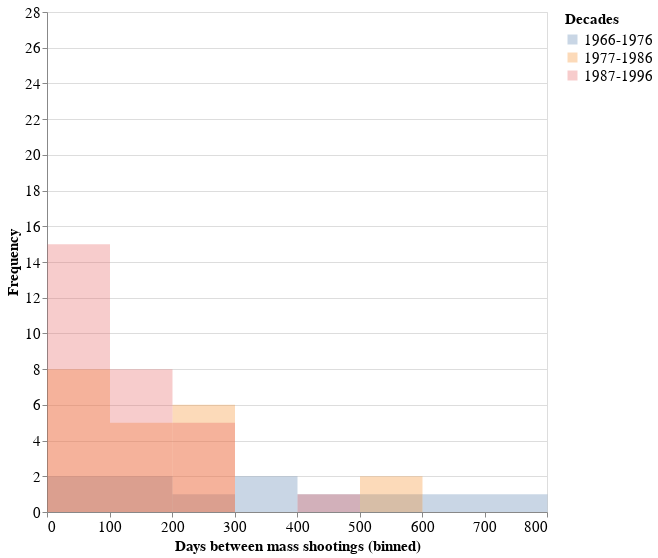

Notebook code cell kept with this figure:
### Code cell
source = pd.DataFrame({
    '1966-1976': decade1['date_diff'],
    '1977-1986': decade2['date_diff'],
    '1987-1996': decade3['date_diff']
  
})

alt.Chart(source).transform_fold(
    ['1966-1976', '1977-1986', '1987-1996'],
    as_=['Decades', 'Days between mass shootings']
).mark_bar(
    opacity=0.3,
    binSpacing=0
).encode(
    alt.X('Days between mass shootings:Q').bin(maxbins=10),
    alt.Y('count()', title='Frequency').scale(domain=(0, 28)).stack(None),
    color=alt.Color('Decades:N').title("Decades")
).properties(width=500, height=500).configure_axis(labelFontSize=15, titleFontSize=15).configure_legend(titleFontSize=15, labelFontSize=15)

### Figure 1 — Vega-Lite specification as saved in the notebook (floating-point values rounded to 4 significant figures)
{"config": {"view": {"continuousWidth": 300, "continuousHeight": 300}, "axis": {"labelFontSize": 15, "titleFontSize": 15}, "legend": {"labelFontSize": 15, "titleFontSize": 15}}, "data": {"name": "data-b0f856cca794449486717e7b660bbbfb"}, "mark": {"type": "bar", "binSpacing": 0, "opacity": 0.3}, "encoding": {"color": {"field": "Decades", "title": "Decades", "type": "nominal"}, "x": {"bin": {"maxbins": 10}, "field": "Days between mass shootings", "type": "quantitative"}, "y": {"aggregate": "count", "scale": {"domain": [0, 28]}, "stack": null, "title": "Frequency", "type": "quantitative"}}, "height": 500, "transform": [{"fold": ["1966-1976", "1977-1986", "1987-1996"], "as": ["Decades", "Days between mass shootings"]}], "width": 500, "$schema": "https://vega.github.io/schema/vega-lite/v5.8.0.json", "datasets": {"data-b0f856cca794449486717e7b660bbbfb": [{"1966-1976": 0.0, "1977-1986": null, "1987-1996": null}, {"1966-1976": 103.0, "1977-1986": null, "1987-1996": null}, {"1966-1976": 345.0, "1977-1986": null, "1987-1996": null}, {"1966-1976": 145.0, "1977-1986": null, "1987-1996": null}, {"1966-1976": 385.0, "1977-1986": null, "1987-1996": null}, {"1966-1976": 536.0, "1977-1986": null, "1987-1996": null}, {"1966-1976": 614.0, "1977-1986": null, "1987-1996": null}, {"1966-1976": 23.0, "1977-1986": null, "1987-1996": null}, {"1966-1976": 200.0, "1977-1986": null, "1987-1996": null}, {"1966-1976": 784.0, "1977-1986": null, "1987-1996": null}, {"1966-1976": 498.0, "1977-1986": null, "1987-1996": null}, {"1966-1976": null, "1977-1986": 217.0, "1987-1996": null}, {"1966-1976": null, "1977-1986": 159.0, "1987-1996": null}, {"1966-1976": null, "1977-1986": 34.0, "1987-1996": null}, {"1966-1976": null, "1977-1986": 295.0, "1987-1996": null}, {"1966-1976": null, "1977-1986": 596.0, "1987-1996": null}, {"1966-1976": null, "1977-1986": 140.0, "1987-1996": null}, {"1966-1976": null, "1977-1986": 29.0, "1987-1996": null}, {"1966-1976": null, "1977-1986": 290.0, "1987-1996": null}, {"1966-1976": null, "1977-1986": 162.0, "1987-1996": null}, {"1966-1976": null, "1977-1986": 199.0, "1987-1996": null}, {"1966-1976": null, "1977-1986": 98.0, "1987-1996": null}, {"1966-1976": null, "1977-1986": 11.0, "1987-1996": null}, {"1966-1976": null, "1977-1986": 167.0, "1987-1996": null}, {"1966-1976": null, "1977-1986": 26.0, "1987-1996": null}, {"1966-1976": null, "1977-1986": 224.0, "1987-1996": null}, {"1966-1976": null, "1977-1986": 219.0, "1987-1996": null}, {"1966-1976": null, "1977-1986": 43.0, "1987-1996": null}, {"1966-1976": null, "1977-1986": 19.0, "1987-1996": null}, {"1966-1976": null, "1977-1986": 6.0, "1987-1996": null}, {"1966-1976": null, "1977-1986": 235.0, "1987-1996": null}, {"1966-1976": null, "1977-1986": 522.0, "1987-1996": null}, {"1966-1976": null, "1977-1986": null, "1987-1996": 246.0}, {"1966-1976": null, "1977-1986": null, "1987-1996": 299.0}, {"1966-1976": null, "1977-1986": null, "1987-1996": 152.0}, {"1966-1976": null, "1977-1986": null, "1987-1996": 67.0}, {"1966-1976": null, "1977-1986": null, "1987-1996": 117.0}, {"1966-1976": null, "1977-1986": null, "1987-1996": 240.0}, {"1966-1976": null, "1977-1986": null, "1987-1996": 277.0}, {"1966-1976": null, "1977-1986": null, "1987-1996": 479.0}, {"1966-1976": null, "1977-1986": null, "1987-1996": 6.0}, {"1966-1976": null, "1977-1986": null, "1987-1996": 16.0}, {"1966-1976": null, "1977-1986": null, "1987-1996": 8.0}, {"1966-1976": null, "1977-1986": null, "1987-1996": 5.0}, {"1966-1976": null, "1977-1986": null, "1987-1996": 122.0}, {"1966-1976": null, "1977-1986": null, "1987-1996": 47.0}, {"1966-1976": null, "1977-1986": null, "1987-1996": 167.0}, {"1966-1976": null, "1977-1986": null, "1987-1996": 24.0}, {"1966-1976": null, "1977-1986": null, "1987-1996": 235.0}, {"1966-1976": null, "1977-1986": null, "1987-1996": 36.0}, {"1966-1976": null, "1977-1986": null, "1987-1996": 69.0}, {"1966-1976": null, "1977-1986": null, "1987-1996": 49.0}, {"1966-1976": null, "1977-1986": null, "1987-1996": 5.0}, {"1966-1976": null, "1977-1986": null, "1987-1996": 7.0}, {"1966-1976": null, "1977-1986": null, "1987-1996": 188.0}, {"1966-1976": null, "1977-1986": null, "1987-1996": 194.0}, {"1966-1976": null, "1977-1986": null, "1987-1996": 93.0}, {"1966-1976": null, "1977-1986": null, "1987-1996": 107.0}, {"1966-1976": null, "1977-1986": null, "1987-1996": 153.0}, {"1966-1976": null, "1977-1986": null, "1987-1996": 52.0}, {"1966-1976": null, "1977-1986": null, "1987-1996": 75.0}]}}
